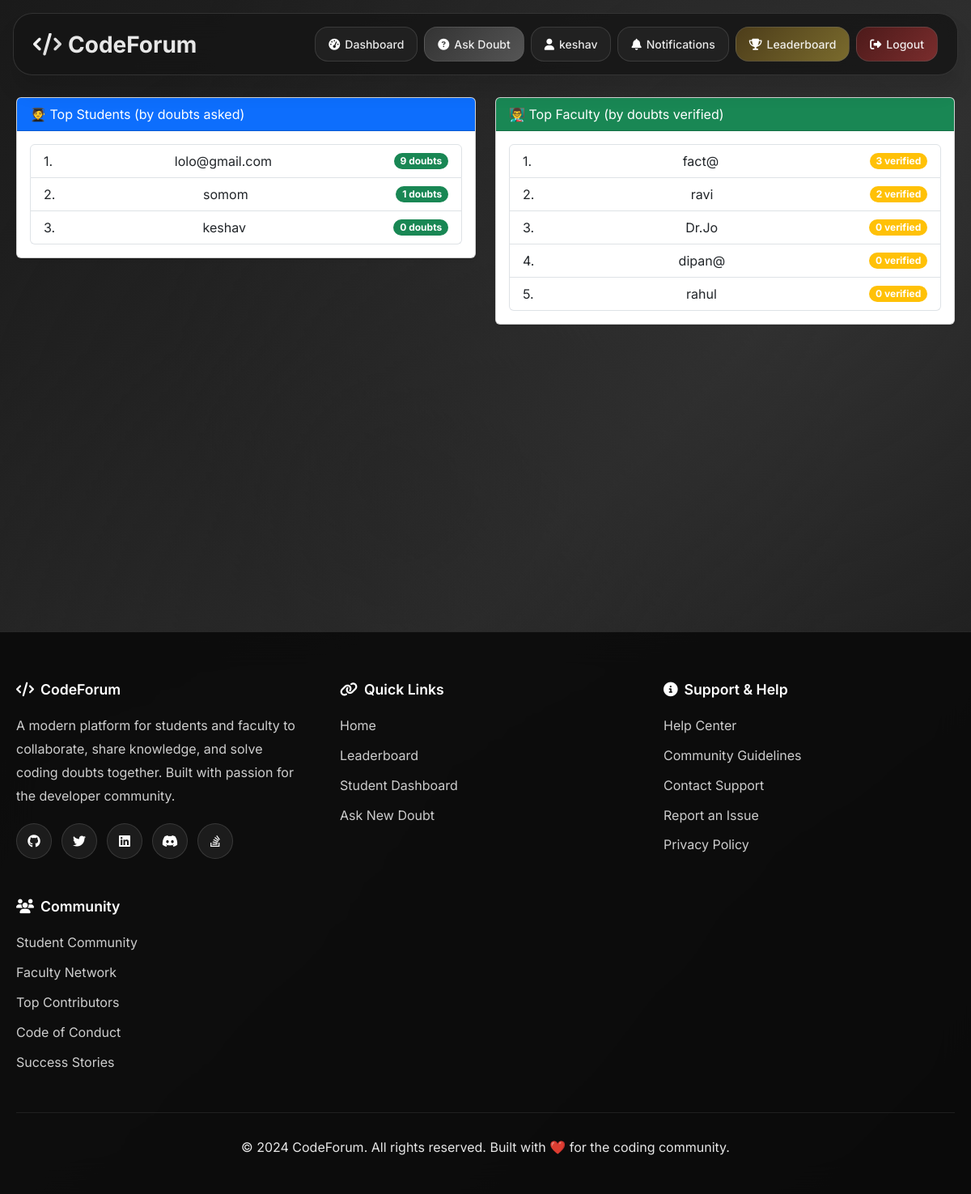
The page /leaderboard/ (signed in) on the database its author committed.
### forum/models.py (models this page shows, shortened)
class User(AbstractUser):
    ROLE_CHOICES = (
        ('student', 'Student'),
        ('faculty', 'Faculty'),
    )
    DEPARTMENT_CHOICES = (
        ('CSE', 'CSE'),
        ('ECE', 'ECE'),
        ('ME', 'Mechanical'),
        ('CE', 'Civil'),
        ('EE', 'Electrical'),
    )
    YEAR_CHOICES = (
        (1, '1st Year'),
        (2, '2nd Year'),
        (3, '3rd Year'),
        (4, '4th Year'),
    )
    role = models.CharField(max_length=10, choices=ROLE_CHOICES)
    department = models.CharField(max_length=20, choices=DEPARTMENT_CHOICES)
    year = models.PositiveSmallIntegerField(choices=YEAR_CHOICES, null=True, blank=True)
    github_url = models.URLField(blank=True, null=True)
    is_verified_faculty = models.BooleanField(default=False)

### forum/views.py (the view)
# urls.py: path('leaderboard/', views.leaderboard, name='leaderboard'),
@login_required
def leaderboard(request):
    top_students = User.objects.filter(role='student').annotate(
        doubts_posted=Count('doubt')
    ).order_by('-doubts_posted')[:10]
    top_faculty = User.objects.filter(role='faculty').annotate(
        verified_count=Count('verified_doubts')
    ).order_by('-verified_count')[:10]
    return render(request, 'forum/leaderboard.html', {
        'top_students': top_students,
        'top_faculty': top_faculty,
    })

### forum/templates/forum/leaderboard.html
{% extends 'forum/base.html' %}
{% block content %}
<div class="row">
    <div class="col-md-6">
        <div class="card shadow-sm mb-4">
            <div class="card-header bg-primary text-white">
                🧑‍🎓 Top Students (by doubts asked)
            </div>
            <div class="card-body">
                {% if top_students %}
                    <ol class="list-group list-group-numbered">
                        {% for student in top_students %}
                        <li class="list-group-item d-flex justify-content-between align-items-center">
                            {{ student.username }}
                            <span class="badge bg-success rounded-pill">
                                {{ student.doubts_posted }} doubts
                            </span>
                        </li>
                        {% endfor %}
                    </ol>
                {% else %}
                    <p>No student data available.</p>
                {% endif %}
            </div>
        </div>
    </div>
    <div class="col-md-6">
        <div class="card shadow-sm mb-4">
            <div class="card-header bg-success text-white">
                👨‍🏫 Top Faculty (by doubts verified)
            </div>
            <div class="card-body">
                {% if top_faculty %}
                    <ol class="list-group list-group-numbered">
                        {% for faculty in top_faculty %}
                        <li class="list-group-item d-flex justify-content-between align-items-center">
                            {{ faculty.username }}
                            <span class="badge bg-warning rounded-pill">
                                {{ faculty.verified_count }} verified
                            </span>
                        </li>
                        {% endfor %}
                    </ol>
                {% else %}
                    <p>No faculty data available.</p>
                {% endif %}
            </div>
        </div>
    </div>
</div>
{% endblock %}

### forum/templates/forum/base.html (shortened to what this page needs)
<!DOCTYPE html>
<html lang="en">
<head>
    <link href="https://cdn.jsdelivr.net/npm/bootstrap@5.3.2/dist/css/bootstrap.min.css" rel="stylesheet">
    <link href="https://cdnjs.cloudflare.com/ajax/libs/font-awesome/6.4.0/css/all.min.css" rel="stylesheet">
</head>
<body>
    <nav class="modern-navbar fade-in">
        <div class="navbar-content">
            <a class="navbar-brand" href="{% url 'home' %}">
                <i class="fas fa-code"></i>
                <span>CodeForum</span>
            </a>
            <div class="navbar-actions" id="navbarActions">
                {% if user.is_authenticated %}
                    {% if user.role == "student" %}
                        <a href="{% url 'student_dashboard' %}" class="modern-btn btn-outline">
                            <i class="fas fa-tachometer-alt"></i>
                            <span>Dashboard</span>
                        </a>
                        <a href="{% url 'ask_doubt' %}" class="modern-btn btn-primary">
                            <i class="fas fa-question-circle"></i>
                            <span>Ask Doubt</span>
                        </a>
                        <a href="{% url 'student_profile' user.username %}" class="modern-btn btn-outline">
                            <i class="fas fa-user"></i>
                            <span>{{ user.username }}</span>
                        </a>
                        <a href="{% url 'notifications' %}" class="modern-btn btn-outline btn-with-badge">
                            <i class="fas fa-bell"></i>
                            <span>Notifications</span>
                        </a>
                    {% endif %}
                    <a href="{% url 'leaderboard' %}" class="modern-btn btn-warning">
                        <i class="fas fa-trophy"></i>
                        <span>Leaderboard</span>
                    </a>
                    <form method="POST" action="{% url 'logout' %}" style="display: inline;">
                        <button type="submit" class="modern-btn btn-danger">
                            <i class="fas fa-sign-out-alt"></i>
                            <span>Logout</span>
                        </button>
                    </form>
                {% endif %}
            </div>
        </div>
    </nav>
    <div class="main-content">
        <div class="content-wrapper">
            {% block content %}{% endblock %}
        </div>
    </div>
    <footer class="modern-footer">
        <div class="footer-content">
            <div class="footer-grid">
                <div class="footer-section slide-in">
                    <h4>
                        <i class="fas fa-code"></i>
                        CodeForum
                    </h4>
                    <p>A modern platform for students and faculty to collaborate, share knowledge, and solve coding doubts together. Built with passion for the developer community.</p>
                    <div class="social-links">
                        <a href="#" title="GitHub">
                            <i class="fab fa-github"></i>
                        </a>
                        <a href="#" title="Twitter">
                            <i class="fab fa-twitter"></i>
                        </a>
                        <a href="#" title="LinkedIn">
                            <i class="fab fa-linkedin"></i>
                        </a>
                        <a href="#" title="Discord">
                            <i class="fab fa-discord"></i>
                        </a>
                        <a href="#" title="Stack Overflow">
                            <i class="fab fa-stack-overflow"></i>
                        </a>
                    </div>
                </div>
                <div class="footer-section slide-in">
                    <h4>
                        <i class="fas fa-link"></i>
                        Quick Links
                    </h4>
                    <p><a href="{% url 'home' %}">Home</a></p>
                    <p><a href="{% url 'leaderboard' %}">Leaderboard</a></p>
                    {% if user.is_authenticated %}
                        {% if user.role == "student" %}
                            <p><a href="{% url 'student_dashboard' %}">Student Dashboard</a></p>
                            <p><a href="{% url 'ask_doubt' %}">Ask New Doubt</a></p>
                        {% elif user.role == "faculty" %}
                            <p><a href="{% url 'faculty_dashboard' %}">Faculty Dashboard</a></p>
                        {% endif %}
                    {% else %}
                        <p><a href="{% url 'login' %}">Login</a></p>
                        <p><a href="{% url 'signup' %}">Sign Up</a></p>
                    {% endif %}
                </div>
                <div class="footer-section slide-in">
                    <h4>
                        <i class="fas fa-info-circle"></i>
                        Support & Help
                    </h4>
                    <p><a href="#">Help Center</a></p>
                    <p><a href="#">Community Guidelines</a></p>
                    <p><a href="#">Contact Support</a></p>
                    <p><a href="#">Report an Issue</a></p>
                    <p><a href="#">Privacy Policy</a></p>
                </div>
                <div class="footer-section slide-in">
                    <h4>
                        <i class="fas fa-users"></i>
                        Community
                    </h4>
                    <p><a href="#">Student Community</a></p>
                    <p><a href="#">Faculty Network</a></p>
                    <p><a href="#">Top Contributors</a></p>
                    <p><a href="#">Code of Conduct</a></p>
                    <p><a href="#">Success Stories</a></p>
                </div>
            </div>
            <div class="footer-bottom">
                <p>&copy; 2024 CodeForum. All rights reserved. Built with ❤️ for the coding community.</p>
            </div>
        </div>
    </footer>
</body>
</html>

### rows shown on the page
User: username "keshav", doubts_posted "0"
User: username "lolo@gmail.com", doubts_posted "9"
User: username "somom", doubts_posted "1"
User: username "fact@", verified_count "3"
User: username "ravi", verified_count "2"
User: username "Dr.Jo", verified_count "0"
User: username "dipan@", verified_count "0"
User: username "rahul", verified_count "0"
